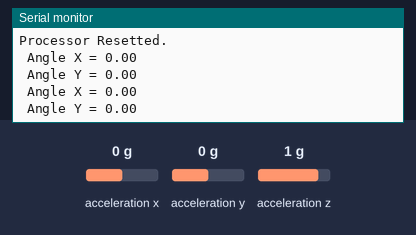
The sketch below on a simulated Arduino Uno, built with avr-gcc and run on an emulated ATmega328P. Parts: the last lines printed to the serial monitor. Inputs (shaded band) come from the test bench; at power-on: acceleration z 1 g, acceleration x 0 g, acceleration y 0 g.

Above: at 2.2 s.
2.3 s: acceleration z set to -0.8 g
At 3.8 s:
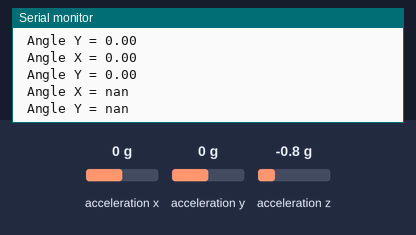
4.5 s: acceleration x set to -1.4 g
At 5.5 s:
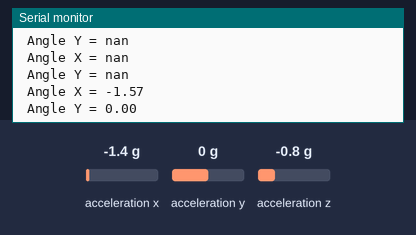
6.0 s: acceleration y set to -1.4 g
At 6.8 s:
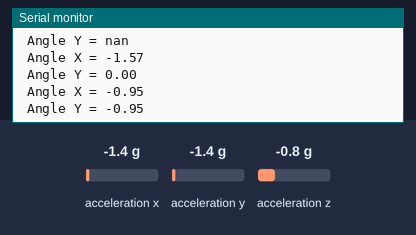
Timing chart, 0 to 9.0 s (numbered marks = the images above; inputs shaded):
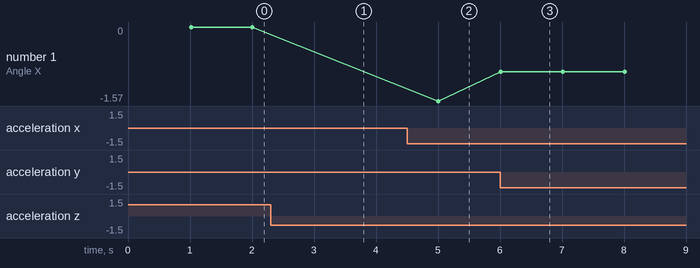

Measured:
- after the input at 2.3 s, the serial monitor: prints a new line after 0.71 s (image 1)
- after the input at 4.5 s, the serial monitor: prints a new line after 0.51 s (image 2)
- after the input at 6.0 s, the serial monitor: prints a new line at once (image 3)
- plotted number 1: 0 → -1.57 after the input at 4.5 s, -1.57 → -0.95 after the input at 6.0 s

The sketch:

Accelerometer1.ino
```cpp
/*
 *              E L L I S  L E V I N E
 *                     Team 86
 *                     1/21/17
 *              Accelerometer: LIS3DH
 *
 * Gets 3 axis values, finds the difference between them,
 *  calculates the angle made from the differences, and
 *          prints the angle to the console.
 *  Note: This is only accurate to around 40-45 degrees.
 */

#include "SparkFunLIS3DH.h"
#include "Wire.h"
#include "SPI.h"
#include "Math.h"

LIS3DH myIMU; //Default constructor is I2C, addr 0x19.

void setup() {
  // Set-up code
  Serial.begin(9600);
  delay(1000);
  Serial.println("Processor Resetted.\n");

  // Configures myIMU
  myIMU.begin();

}

void loop()
{
  // Repeats call_ angle function every 1000 microseconds
  calc_angle();
  delay(1000);
}

void calc_angle() {
  // INITIALIZATIONS
  // floats x y and z come from the the accelerometer axis.
  // The result (or angle) is also instantiated here
  // Finally I instantiate the squared values
  float x = myIMU.readFloatAccelX();
  float y = myIMU.readFloatAccelY();
  float z = myIMU.readFloatAccelZ();
  float angle;
  float angleX;
  float angleY;
  unsigned long xsqrd, ysqrd, zsqrd;

  // Note we do not have to find the differences. myIMU does it for us

  // Squared values here so I wouldnt have to later
  xsqrd = ((unsigned long)(x * x));
  ysqrd = ((unsigned long)(y * y));
  zsqrd = ((unsigned long)(z * z));

  // Calculate angle of x axis using arctan
  angle = x / (sqrt(ysqrd + zsqrd));
  angleX  = atan(angle);

  // Calculate angle of y axis using arctan
  angle = y / sqrt(xsqrd + zsqrd);
  angleY = atan(angle);

  // Print both angle x and y to the consol when called
  Serial.print(" Angle X = ");
  Serial.println(angleX);

  Serial.print(" Angle Y = ");
  Serial.println(angleY);

}
```
